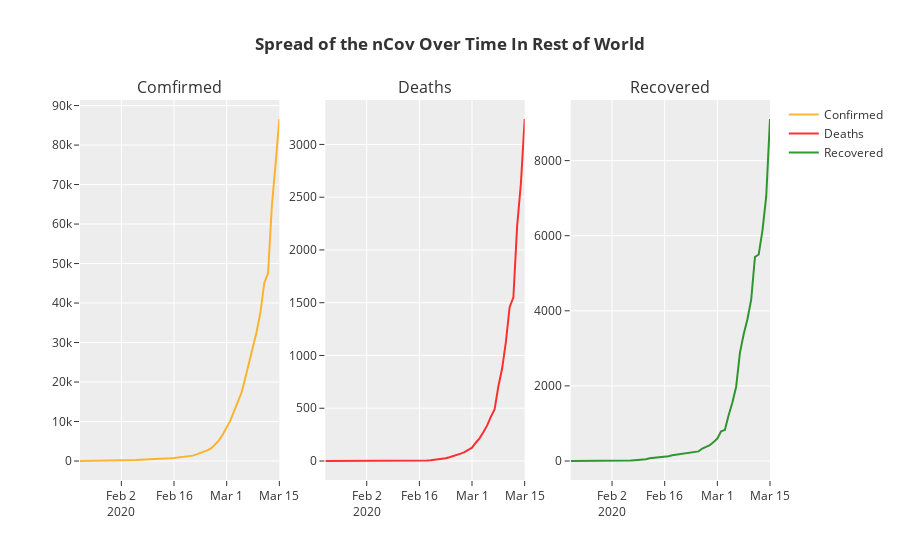

The notebook cell saved with this chart:
### Markdown cell above
## nCov - Spread over time in Rest of World (Excluding China)

### Code cell
plot = make_subplots(rows=1, cols=3, subplot_titles=("Comfirmed", "Deaths", "Recovered"))

# to plot the spread over time, we would need the data distribution spread over time starting from 22nd Jan 2020
# so we will extract the sub-set from the original data.
rest_of_world_over_time = nCoV_data[(nCoV_data['Country'] != 'China')]
rest_of_world_over_time = rest_of_world_over_time.groupby('Date')['Confirmed','Deaths','Recovered'].sum().reset_index()

subPlot1 = go.Scatter(
                x=rest_of_world_over_time['Date'],
                y=rest_of_world_over_time['Confirmed'],
                name="Confirmed",
                line_color='orange',
                opacity=0.8)

subPlot2 = go.Scatter(
                x=rest_of_world_over_time['Date'],
                y=rest_of_world_over_time['Deaths'],
                name="Deaths",
                line_color='red',
                opacity=0.8)

subPlot3 = go.Scatter(
                x=rest_of_world_over_time['Date'],
                y=rest_of_world_over_time['Recovered'],
                name="Recovered",
                line_color='green',
                opacity=0.8)

plot.append_trace(subPlot1, 1, 1)
plot.append_trace(subPlot2, 1, 2)
plot.append_trace(subPlot3, 1, 3)
plot.update_layout(template="ggplot2", title_text = '<b>Spread of the nCov Over Time In Rest of World</b>')

plot.show()
